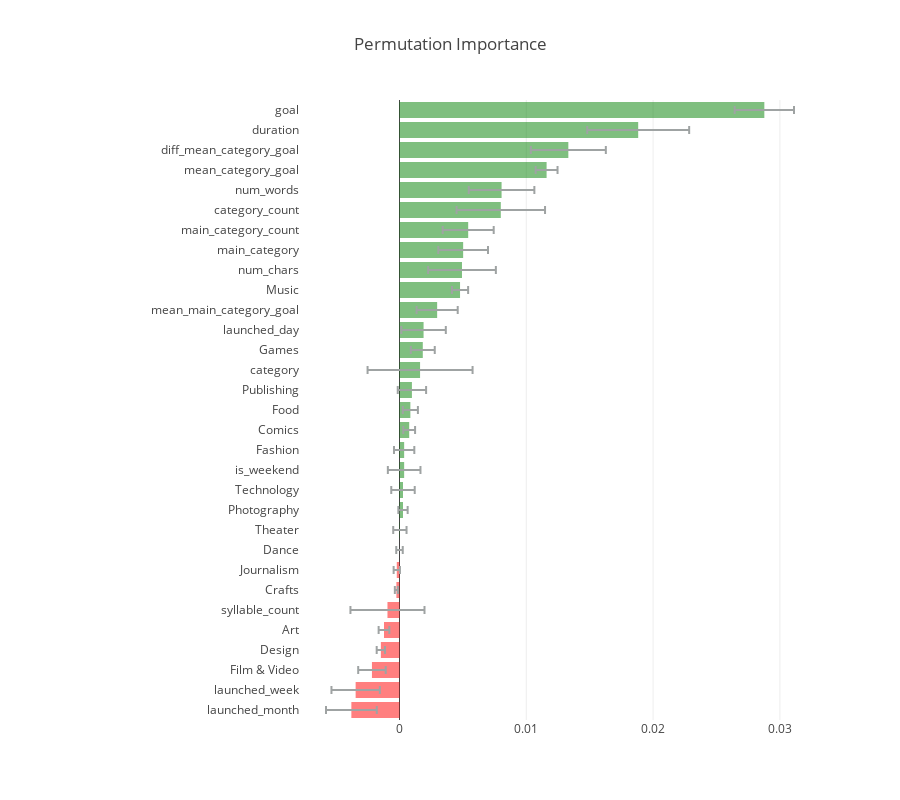

Write notebook code for a chart like this one.
### Markdown cell above
> From the above plot, we can identify that the maximum degree centrality nodes are - duration, syllable count, goal etc. From the network perspective, it means that if we remove these nodes from the network (high degree centrality nodes), this will lead to network disruption. This is similar to what we obtained in the relative feature importance plot. The key takeaway from this graph is that one can not afford to ignore these features while optimizing any crowdfunding project. 

<div id="5-2"></div>
<h2><font color="#5831bc" face="Comic Sans MS">5.2 Which features have the biggest impact on the project success? (Permutation Importance) </font>   </h2>   

In the last section, we mainly identified which the features at a very high level which are relatively important to the model outcome. In this section, we will go a little deeper and understand which features has the biggest impact on the model predictions (in absolute sense). One of the ways to identify such behaviour is to use permutation importance. 

The idea of permutation importance is very straightforward. After training a model, the model outcomes are obtained. The most important features for the model are the ones if the values of those feature are randomly shuffled then they lead to biggest drops in the model outcome accuracies. Let's look at the permutation importance of features of our model.

### Code cell
from eli5.sklearn import PermutationImportance
import eli5
perm = PermutationImportance(model1, random_state=1).fit(X_test, y_test)
pi_df = eli5.explain_weights_df(perm, feature_names = X_test.columns.tolist())
pi_df["color"] = pi_df["weight"].apply(lambda x : "green" if x > 0 else "red")

data = [
    go.Bar(
        orientation = "h",
        y = pi_df.feature[::-1],
        x = pi_df.weight[::-1],
        marker = dict(
            opacity = 0.5,
            color = pi_df.color[::-1]        ),
        error_x = dict( type='data', color="#9fa3a3",
            array=list(pi_df["std"][::-1]),
            visible=True),
        name = 'expenses'
    )
]


layout = go.Layout(title="Permutation Importance", height = 800, margin=dict(l=300))

annotations = []
for i, row in pi_df.iterrows():
    dict(y=row.feature, x=row.weight, text="d",
                                  font=dict(family='Arial', size=14,
                                  color='rgba(245, 246, 249, 1)'),
                                  showarrow=False,)
layout['annotations'] = annotations
fig = go.Figure(data=data, layout = layout)
iplot(fig, filename='base-bar')

### Figure 1 — Plotly figure (JSON) as saved in the notebook; plotly's stock layout.template omitted (floating-point values rounded to 4 significant figures)
{"data": [{"error_x": {"array": [0.002001, 0.001908, 0.001084, 0.0003297, 0.0004219, 0.002921, 0.0001224, 0.0002487, 0.0002561, 0.0005248, 0.0003673, 0.0009254, 0.001286, 0.0008017, 0.0004642, 0.0005935, 0.001119, 0.00414, 0.0009434, 0.001755, 0.001621, 0.0006377, 0.002671, 0.001959, 0.002011, 0.003489, 0.002586, 0.0008625, 0.002957, 0.00402, 0.002339], "color": "#9fa3a3", "type": "data", "visible": true}, "marker": {"color": ["red", "red", "red", "red", "red", "red", "red", "red", "green", "green", "green", "green", "green", "green", "green", "green", "green", "green", "green", "green", "green", "green", "green", "green", "green", "green", "green", "green", "green", "green", "green"], "opacity": 0.5}, "name": "expenses", "orientation": "h", "type": "bar", "uid": "6ec24f94-2a3d-4c0c-902f-498e3b0bbf80", "x": [-0.003796, -0.003459, -0.002173, -0.001469, -0.001224, -0.0009489, -0.0002449, -0.0002143, 6.661e-17, 3.061e-05, 0.0002755, 0.0002755, 0.0003673, 0.0003673, 0.0007652, 0.0008571, 0.0009795, 0.001622, 0.001837, 0.001898, 0.002969, 0.004775, 0.004928, 0.00502, 0.005418, 0.007989, 0.00805, 0.0116, 0.01331, 0.01882, 0.02877], "y": ["launched_month", "launched_week", "Film & Video", "Design", "Art", "syllable_count", "Crafts", "Journalism", "Dance", "Theater", "Photography", "Technology", "is_weekend", "Fashion", "Comics", "Food", "Publishing", "category", "Games", "launched_day", "mean_main_category_goal", "Music", "num_chars", "main_category", "main_category_count", "category_count", "num_words", "mean_category_goal", "diff_mean_category_goal", "duration", "goal"]}], "layout": {"height": 800, "margin": {"l": 300}, "title": {"text": "Permutation Importance"}}}
